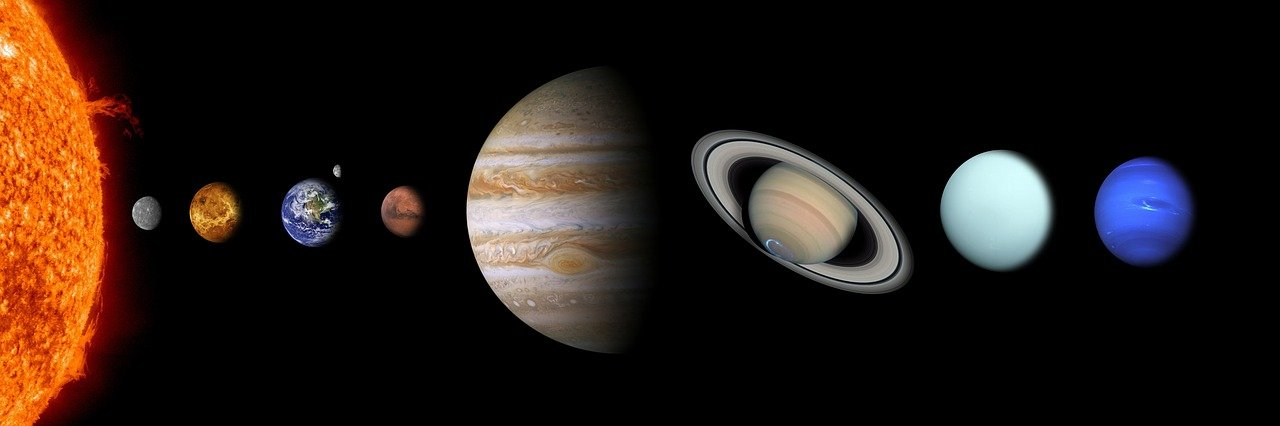
#> input picture solar-system.jpg, 1280 x 426 px
$ python solar_planets.py
#> lines starting #> are read from the running program, lines starting #| are printed output that depends on the picture
import cv2

img = cv2.imread("solar-system.jpg")
#> img is the input picture: shape (426, 1280, 3); mean B, G, R 20.5, 25.8, 36.5

cv2.imshow("Output", img)

cv2.waitKey(0)

cv2.putText(
    img,
    "Sun",
    (100,40),
    cv2.FONT_HERSHEY_COMPLEX,
    1,
    (255,255,255)
)


cv2.putText(
    img,
    "Mercury",
    (100,300),
    cv2.FONT_HERSHEY_COMPLEX,
    0.75,
    (255,255,255)
)

cv2.putText(
    img,
    "VENUS",
    (180,150),
    cv2.FONT_HERSHEY_COMPLEX,
    0.75,
    (255,255,255)
)
cv2.putText(
    img,
    "Earth",
    (280,300),
    cv2.FONT_HERSHEY_COMPLEX,
    0.75,
    (255,255,255)
)
cv2.putText(
    img,
    "Mars",
    (380,150),
    cv2.FONT_HERSHEY_COMPLEX,
    0.5,
    (255,255,255)
)
#> img: shape (426, 1280, 3); mean B, G, R 21.1, 26.4, 37.1
cv2.putText(
    img,
    "Jupiter",
    (500,380),
    cv2.FONT_HERSHEY_COMPLEX,
    0.85,
    (255,255,255)
)
cv2.putText(
    img,
    "Saturn",
    (730,100),
    cv2.FONT_HERSHEY_COMPLEX,
    0.85,
    (255,255,255)
)
cv2.putText(
    img,
    "Uranus",
    (950,350),
    cv2.FONT_HERSHEY_COMPLEX,
    0.85,
    (255,255,255)
)
cv2.putText(
    img,
    "Neptune",
    (1090,130),
    cv2.FONT_HERSHEY_COMPLEX,
    0.85,
    (255,255,255)
)
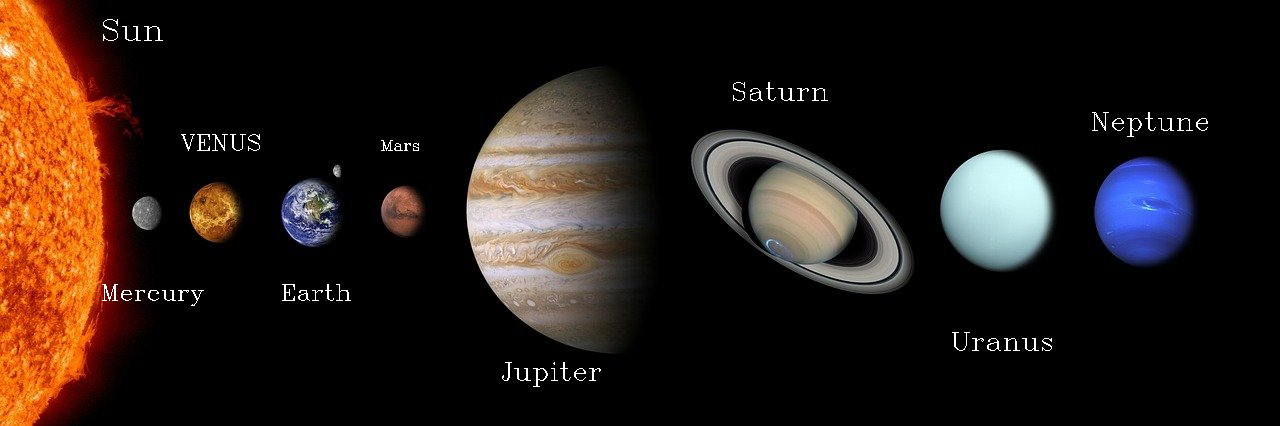
#> img: shape (426, 1280, 3); mean B, G, R 21.8, 27.1, 37.8
cv2.imshow("Output", img)
cv2.imwrite("Solar_systemwithname.jpg",img)
